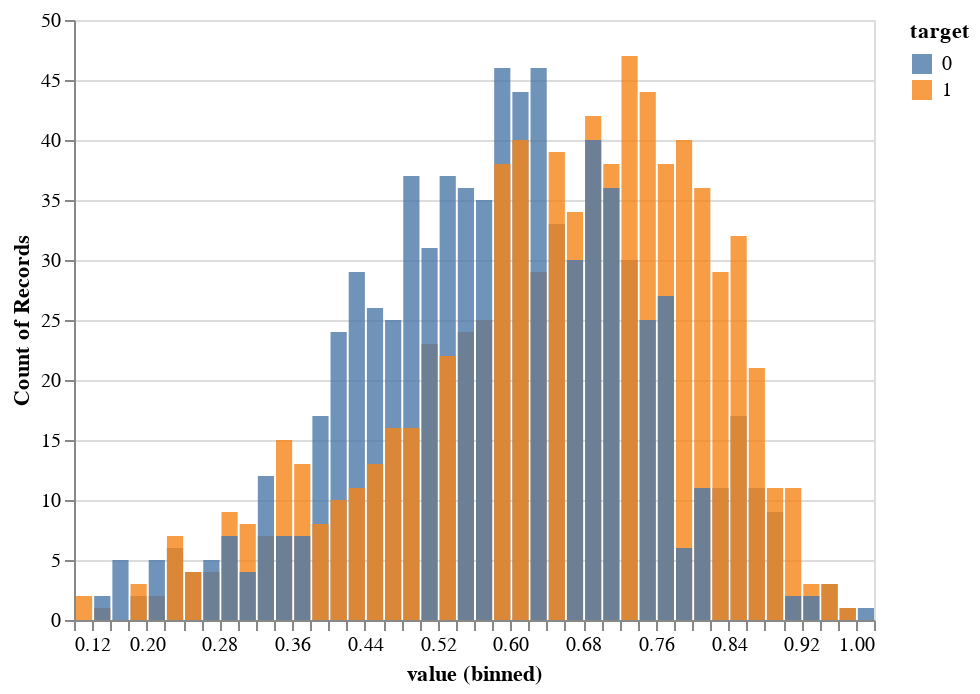

This figure's notebook cell:
### Code cell
input_dropdown = alt.binding_select(options=features, name='Feature')
selection = alt.selection_single(fields=['variable'], bind=input_dropdown, init={'variable':'danceability'})

alt.Chart(train_df_target).mark_bar(opacity = 0.8).encode(
    alt.X("value:Q", bin=alt.Bin(maxbins=50)),
    y=alt.Y('count():Q', stack=None),
    color='target:N',
    tooltip='count():Q'
).add_selection(
    selection
).transform_filter(
    selection
)

### Figure 1 — Vega-Lite specification as saved in the notebook (floating-point values rounded to 4 significant figures; data arrays with more than 128 entries replaced by an {"elided": "..."} marker saying what was removed)
{"config": {"view": {"continuousWidth": 400, "continuousHeight": 300}}, "data": {"name": "data-bc732bd87c154c080ae26265deac1985"}, "mark": {"type": "bar", "opacity": 0.8}, "encoding": {"color": {"field": "target", "type": "nominal"}, "tooltip": {"aggregate": "count", "type": "quantitative"}, "x": {"bin": {"maxbins": 50}, "field": "value", "type": "quantitative"}, "y": {"aggregate": "count", "stack": null, "type": "quantitative"}}, "selection": {"selector001": {"type": "single", "fields": ["variable"], "bind": {"input": "select", "options": ["speechiness", "danceability", "liveness", "valence", "instrumentalness", "energy", "acousticness", "loudness", "tempo"], "name": "Feature"}, "init": {"variable": "danceability"}}}, "transform": [{"filter": {"selection": "selector001"}}], "$schema": "https://vega.github.io/schema/vega-lite/v4.17.0.json", "datasets": {"data-bc732bd87c154c080ae26265deac1985": {"elided": "14517 records"}}}
